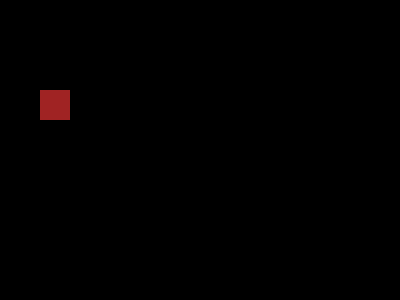
Frame 1 (no input)
Frame 60 (the mouse pressed at the canvas centre just before this capture): identical to frame 1, image omitted
Frame 120 (the mouse held since frame 60 and released just before this capture): identical to frame 1, image omitted

The Processing sketch that drew this single still picture (run headless with seeded random() and noise(); from frame 60 on, the mouse is pressed at the canvas centre):

// Processing sketch: een_vierkant_methoden
// ── een_vierkant_methoden.pde
Vierkant eenVierkant;

void setup() {
  size(400, 300);
  //eenVierkant = new Vierkant();
  eenVierkant = new Vierkant(40, 90, 30, #A02323);
}

void draw() {
  background(0);
  eenVierkant.tekenVierkant();
}

void mouseClicked() {
  eenVierkant.muisKlik();
}

// ── Vierkant.pde
class Vierkant {
  int x, y, grootte, kleur, origineleKleur;

  Vierkant() {
    grootte = int(random(10, 40));
    x = int(random(grootte, width - grootte));
    y = int(random(grootte, height - grootte));
    kleur = #E8E5FF;
    origineleKleur = kleur;
  }

  Vierkant(int x, int y, int grootte, int kleur) {
    this.x = x;
    this.y = y;
    this.grootte = grootte;
    this.kleur = kleur;
    this.origineleKleur = kleur;
  }

  void tekenVierkant() {
    noStroke();
    fill(kleur);
    rect(x, y, grootte, grootte);
  }

  boolean isMuisInVierkant() {
    return (mouseX >= x && mouseX < x + grootte &&
      mouseY >= y && mouseY < y + grootte);
  }

  void muisKlik() {
    kleur = origineleKleur;
    if (isMuisInVierkant()) {
      kleur = #4B5BFF;
    }
  }
}
